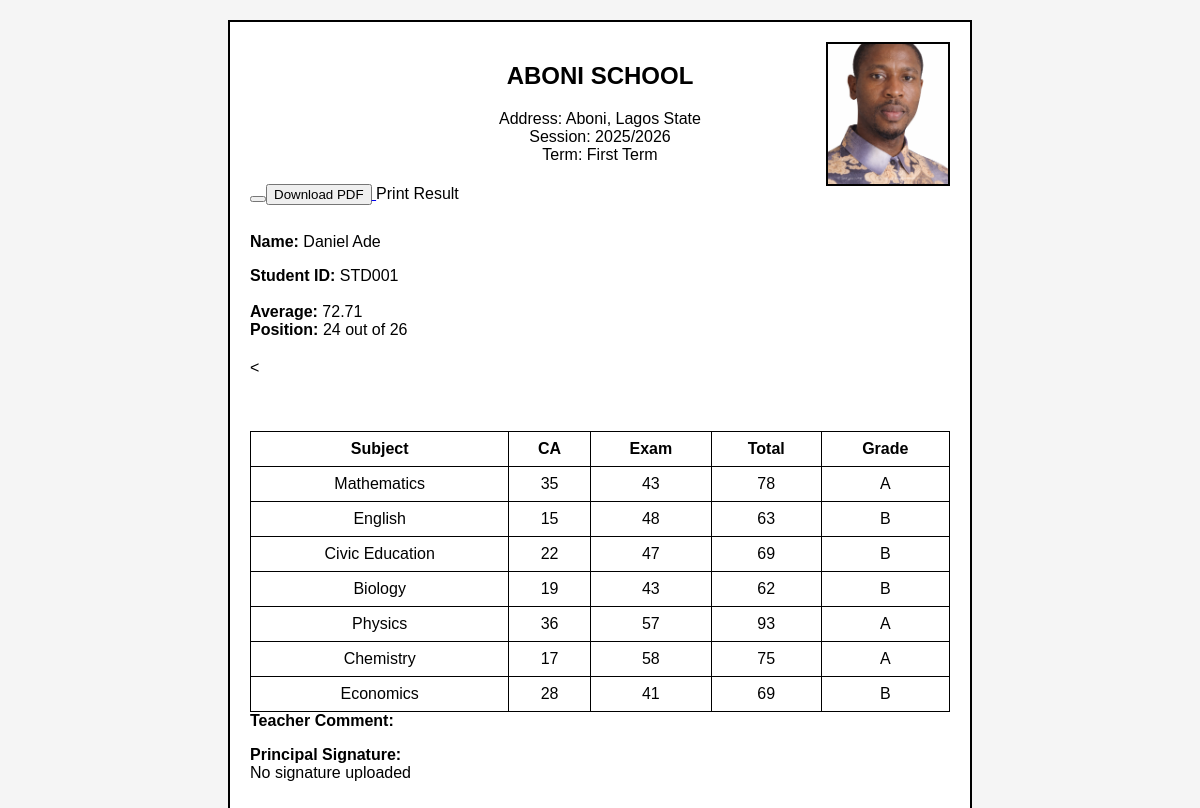
/result/2/ (signed in), run on the app's committed database.
### students/models.py (models this page shows, shortened)
class Student(models.Model):
    parent = models.ForeignKey(
        Parent,
        on_delete=models.CASCADE,
        related_name="children"
    )
    first_name = models.CharField(max_length=100)
    last_name = models.CharField(max_length=100)
    student_class = models.CharField(max_length=20)
    student_id = models.CharField(max_length=20, unique=True)
    passport = models.ImageField(
    upload_to="passports/",
    blank=True,
    null=True
)

### results/models.py (models this page shows, shortened)
class Result(models.Model):
    student = models.ForeignKey(Student, on_delete=models.CASCADE)
    subject = models.CharField(max_length=100)
    ca_score = models.IntegerField(default=0)
    exam_score = models.IntegerField(default=0)
    total_score = models.IntegerField(default=0)
    grade = models.CharField(max_length=2, blank=True)
    teacher_comment = models.CharField(max_length=200, blank=True)
    principal_signature = models.CharField(
        max_length=100,
        blank=True,
        null=True
    )

### results/views.py (the view)
# urls.py: path('<int:student_id>/', views.parent_result, name='parent_result'),
@login_required
def parent_result(request, student_id):
    student = get_object_or_404(Student, id=student_id)
    if student.parent.user != request.user:
        return render(request, "results/access_denied.html")
    results = Result.objects.filter(student=student)
    total = sum(result.total_score for result in results)
    count = results.count()
    average = 0
    if count > 0:
        average = round(total / count, 2)
    students = Student.objects.all()
    totals = []
    for s in students:
        s_results = Result.objects.filter(student=s)
        s_total = sum(r.total_score for r in s_results)
        totals.append((s, s_total))
    totals.sort(key=lambda x: x[1], reverse=True)
    position = 0
    for index, item in enumerate(totals):
        if item[0].id == student.id:
            position = index + 1
            break
    total_students = len(totals)
    return render(request, "results/result.html", {
        "student": student,
        "results": results,
        "average": average,
        "position": position,
        "total_students": total_students,
    })

### results/templates/results/result.html (shortened to what this page needs)
<!DOCTYPE html>
<html>
<head>
</head>
<body>
<div class="result-box">
<div class="school-header">
<h2>ABONI SCHOOL</h2>
<p>
Address: Aboni, Lagos State<br>
Session: 2025/2026<br>
Term: First Term
</p>
</div>
<button class="print-btn" onclick="window.print()">
<a href="{% url 'result_pdf' student.id %}">
<button>Download PDF</button>
</a>
Print Result
</button>
<div class="passport">
{% if student.passport %}
<img src="{{ student.passport.url }}">
{% else %}
<p><b>No Passport</b></p>
{% endif %}
</div>
<div class="student-info">
<p>
<b>Name:</b> {{ student.first_name }} {{ student.last_name }}
</p>
<p>
<b>Student ID:</b> {{ student.student_id }}
<br><br>
<b>Average:</b> {{ average }}
<br>
<b>Position:</b> {{ position }} out of {{ total_students }}
</p>
</div>
<table>
<<br><br>
<p>
<table width="100%" style="margin-top:20px; border-collapse: collapse;" border="1">
<tr>
<th>Subject</th>
<th>CA</th>
<th>Exam</th>
<th>Total</th>
<th>Grade</th>
</tr>
{% for result in results %}
<tr>
<td>{{ result.subject }}</td>
<td>{{ result.ca_score }}</td>
<td>{{ result.exam_score }}</td>
<td>{{ result.total_score }}</td>
<td>{{ result.grade }}</td>
</tr>
{% endfor %}
</table>
<b>Teacher Comment:</b>
</p>
<p>
<b>Principal Signature:</b><br>
{% if results and results.0.principal_signature %}
<img src="{{ results.0.principal_signature.url }}" width="150">
{% else %}
No signature uploaded
{% endif %}
</p>

### results/templates/results/result.html (style rules this page uses)
body { font-family: Arial, sans-serif; background-color: #f5f5f5; }
.result-box { width: 700px; margin: auto; margin-top: 20px; border: 2px solid black; padding: 20px; background-color: white; position: relative; }
.school-header { text-align: center; margin-bottom: 20px; }
.passport { position: absolute; top: 20px; right: 20px; }
.passport img { width: 120px; height: 140px; object-fit: cover; border: 2px solid black; }
.student-info { margin-top: 10px; margin-bottom: 20px; }
table { border-collapse: collapse; width: 100%; }
table, th, td { border: 1px solid black; }
th, td { padding: 8px; text-align: center; }
.print-btn { margin-bottom: 15px; }

### data on the page
Student: passport (picture), first_name "Daniel", last_name "Ade", student_id "STD001"
Result: subject "Mathematics", ca_score "35", exam_score "43", total_score "78", grade "A"
Result: subject "English", ca_score "15", exam_score "48", total_score "63", grade "B"
Result: subject "Civic Education", ca_score "22", exam_score "47", total_score "69", grade "B"
Result: subject "Biology", ca_score "19", exam_score "43", total_score "62", grade "B"
Result: subject "Physics", ca_score "36", exam_score "57", total_score "93", grade "A"
Result: subject "Chemistry", ca_score "17", exam_score "58", total_score "75", grade "A"
Result: subject "Economics", ca_score "28", exam_score "41", total_score "69", grade "B"

### other printed values
{{ average }} "72.71"
{{ position }} "24"
{{ total_students }} "26"
